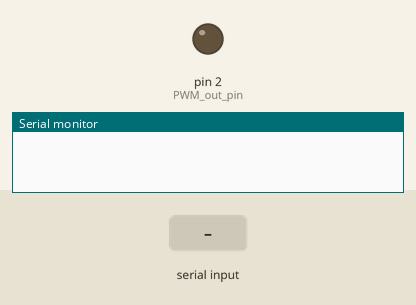
Recording of a sketch running on a simulated Arduino Uno, built with avr-gcc and run on an emulated ATmega328P. On the bench: output pins drawn as LEDs (lit = HIGH), the last lines printed to the serial monitor. The inputs (shaded band) are chosen by the test bench.

Above: at 1.2 s.
1.3 s: "200\n" received over Serial
At 1.8 s:
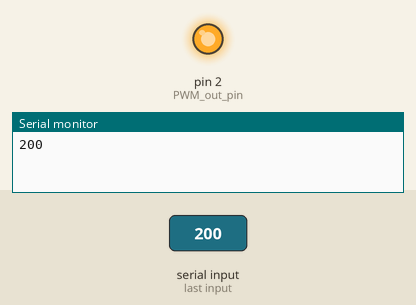
2.8 s: "90,45\n" received over Serial
At 4.0 s:
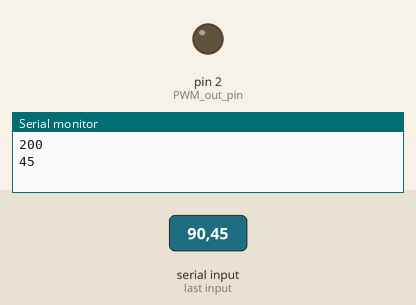
4.3 s: "30,150\n" received over Serial
At 5.4 s:
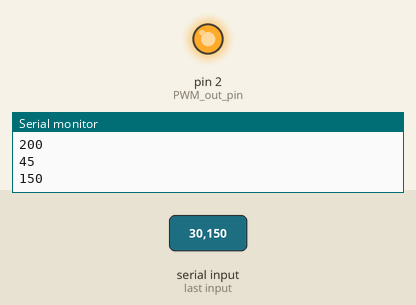
Timing chart, 0 to 7.3 s (numbered marks = the images above; inputs shaded):
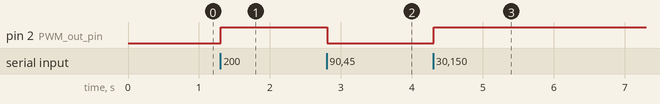

The sketch:

pwmspin.ino
```cpp
int PWM_out_pin = 2;

void setup() {
  pinMode(PWM_out_pin, OUTPUT);
  analogWrite(PWM_out_pin, 0);
  Serial.begin(9600);
}

void loop() {
  if (Serial.available()) {
    int integerVariable = Serial.parseInt();
    Serial.println(integerVariable);
    analogWrite(PWM_out_pin, integerVariable);
    delay(1000);
    Serial.parseInt();
  }
}
```

Measured:
- after the input at 1.3 s, pin 2 (PWM_out_pin): LOW → HIGH at once
- after the input at 2.8 s, pin 2 (PWM_out_pin): HIGH → LOW at once
- after the input at 4.3 s, pin 2 (PWM_out_pin): LOW → HIGH at once
